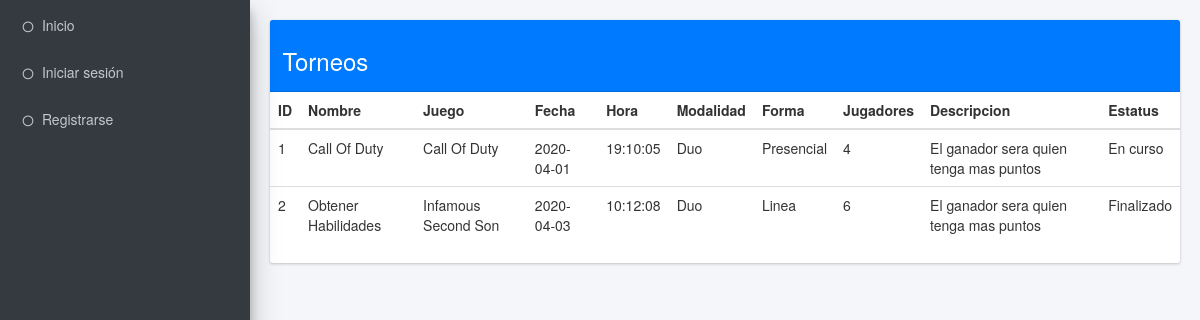
The page /vistas/normal_Torneo.php on the database its author committed.
### tables this page shows
CREATE TABLE `torneo` (
  `id_torneo` int(11) NOT NULL,
  `nombre` varchar(45) NOT NULL,
  `juego` int(11) NOT NULL,
  `fecha` date NOT NULL,
  `hora` time NOT NULL,
  `modalidad` int(11) NOT NULL,
  `forma` int(11) NOT NULL,
  `max_jugadores` int(11) NOT NULL,
  `descripcion` varchar(45) NOT NULL,
  `estatus` int(11) NOT NULL
);

CREATE TABLE `juego` (
  `id_juego` int(11) NOT NULL,
  `imagen` blob NOT NULL,
  `nombre` varchar(45) NOT NULL
);

CREATE TABLE `modalidad` (
  `id_modalidad` int(11) NOT NULL,
  `tipo` varchar(45) NOT NULL
);

CREATE TABLE `forma` (
  `id_forma` int(11) NOT NULL,
  `tipo` varchar(20) NOT NULL
);

CREATE TABLE `estatus` (
  `id_estatus` int(11) NOT NULL,
  `tipo` varchar(45) NOT NULL
);

### modelos/selectTables.php (called while the page is built, shortened)
<?php
  include_once "../controladores/conexion.php";
  $getNormalTorneo = $BD -> query("SELECT t.id_torneo as id, t.nombre, j.nombre as juego, t.fecha, t.hora, m.tipo as modalidad, f.tipo as forma, t.max_jugadores, t.descripcion, e.tipo as estatus FROM torneo t INNER JOIN juego j ON t.juego = j.id_juego INNER JOIN modalidad m ON t.modalidad = m.id_modalidad INNER JOIN forma f ON t.forma = f.id_forma INNER JOIN estatus e ON t.estatus = e.id_estatus ORDER BY `id` ASC");
  $resultadoNormalTorneo = $getNormalTorneo -> fetchAll(PDO::FETCH_OBJ);
?>

### vistas/normal_Torneo.php (the view, shortened to what this page needs)
<?php
include_once "../modelos/selectTables.php";
?>
<!DOCTYPE html>
<html>
<head>
  <link rel="stylesheet" href="plugins/fontawesome-free/css/all.min.css">
  <link rel="stylesheet" href="https://code.ionicframework.com/ionicons/2.0.1/css/ionicons.min.css">
  <link rel="stylesheet" href="css/adminlte.min.css">
  <link rel="stylesheet" href="https://maxcdn.bootstrapcdn.com/bootstrap/3.4.1/css/bootstrap.min.css">
</head>
<body class="hold-transition sidebar-mini layout-fixed">
  <div class="wrapper">
    <aside class="main-sidebar sidebar-dark-primary elevation-4">
      <div class="sidebar">
        <nav class="mt-2">
          <ul class="nav nav-pills nav-sidebar flex-column" data-widget="treeview" role="menu" data-accordion="false">
            <li class="nav-item">
              <a href="../index.php" class="nav-link">
                <i class="far fa-circle nav-icon"></i>
                <p>Inicio</p>
              </a>
            </li>
          </ul>
        </nav>
        <nav class="mt-2">
          <ul class="nav nav-pills nav-sidebar flex-column" data-widget="treeview" role="menu" data-accordion="false">
            <li class="nav-item">
              <a href="iniciar_Sesion.php" class="nav-link">
                <i class="far fa-circle nav-icon"></i>
                <p>Iniciar sesión</p>
              </a>
            </li>
          </ul>
        </nav>
        <nav class="mt-2">
          <ul class="nav nav-pills nav-sidebar flex-column" data-widget="treeview" role="menu" data-accordion="false">
            <li class="nav-item">
              <a href="#" class="nav-link">
                <i class="far fa-circle nav-icon"></i>
                <p>Registrarse</p>
              </a>
            </li>
          </ul>
        </nav>
      </div>
    </aside>
    <div class="content-wrapper">
      <br>
      <section class="content">
        <div class="container-fluid">
          <div class="row">
            <div class="col-md-12">
              <div class="card card-primary">
                <div class="card-header">
                  <h3>Torneos</h3>
                </div>
                  <div class="crudAdmin" align="center">
                    <table class="table table-hover">
                      <thead>
                        <tr>
                          <th>ID</th>
                          <th>Nombre</th>
                          <th>Juego</th>
                          <th>Fecha</th>
                          <th>Hora</th>
                          <th>Modalidad</th>
                          <th>Forma</th>
                          <th>Jugadores</th>
                          <th>Descripcion</th>
                          <th>Estatus</th>
                        </tr>
                      </thead>
                      <tbody>
                      <?php foreach ($resultadoNormalTorneo as $resultadoNormalTorneo){ ?>
                      <tr>
                      <td><?php echo $resultadoNormalTorneo -> id ?></td>
                      <td><?php echo $resultadoNormalTorneo -> nombre ?></td>
                      <td><?php echo $resultadoNormalTorneo -> juego ?></td>
                      <td><?php echo $resultadoNormalTorneo -> fecha ?></td>
                      <td><?php echo $resultadoNormalTorneo -> hora ?></td>
                      <td><?php echo $resultadoNormalTorneo -> modalidad ?></td>
                      <td><?php echo $resultadoNormalTorneo -> forma ?></td>
                      <td><?php echo $resultadoNormalTorneo -> max_jugadores ?></td>
                      <td><?php echo $resultadoNormalTorneo -> descripcion ?></td>
                      <td><?php echo $resultadoNormalTorneo -> estatus ?></td>
                      </tr>
                      <?php } ?>
                      </tbody>
                    </table>
                  </div>
                </div>
              </div>
              <div class="col-md-6">
              </div>
            </div>
          </div>
        </section>
      </div>
    </div>
    </body>
    </html>

### rows shown on the page
torneo: id_torneo "1", nombre "Call Of Duty", juego.nombre "Call Of Duty", fecha "2020-04-01", hora "19:10:05", modalidad.tipo "Duo", forma.tipo "Presencial", max_jugadores "4", descripcion "El ganador sera quien tenga mas puntos", estatus.tipo "En curso"
torneo: id_torneo "2", nombre "Obtener Habilidades", juego.nombre "Infamous Second Son", fecha "2020-04-03", hora "10:12:08", modalidad.tipo "Duo", forma.tipo "Linea", max_jugadores "6", descripcion "El ganador sera quien tenga mas puntos", estatus.tipo "Finalizado"
